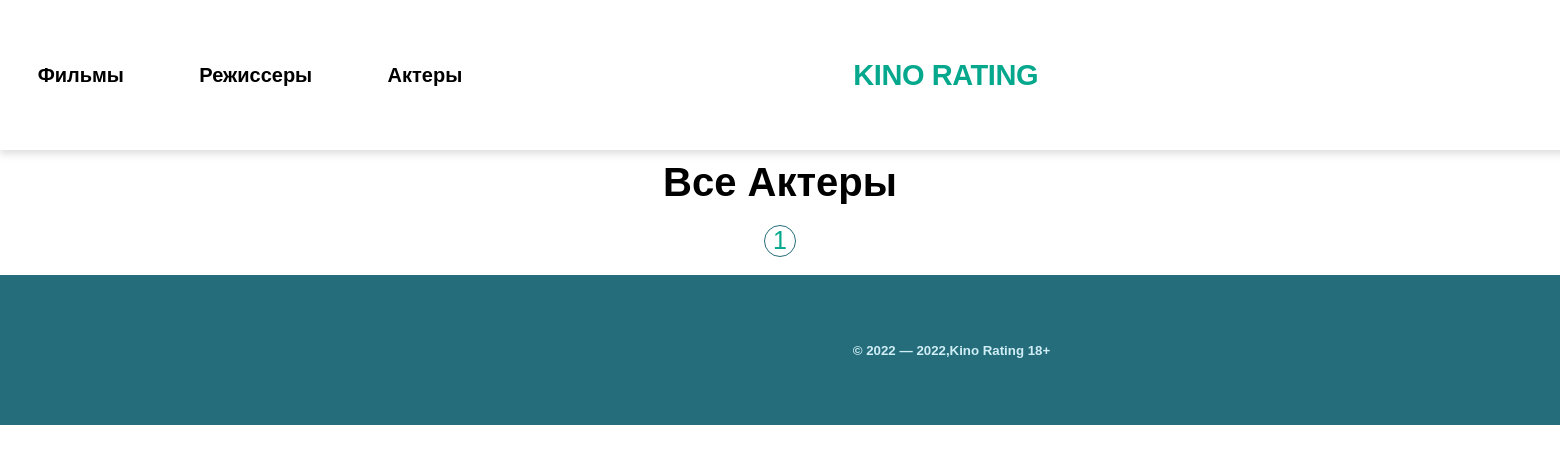
/actors/, run on an earlier commit of the app's database.
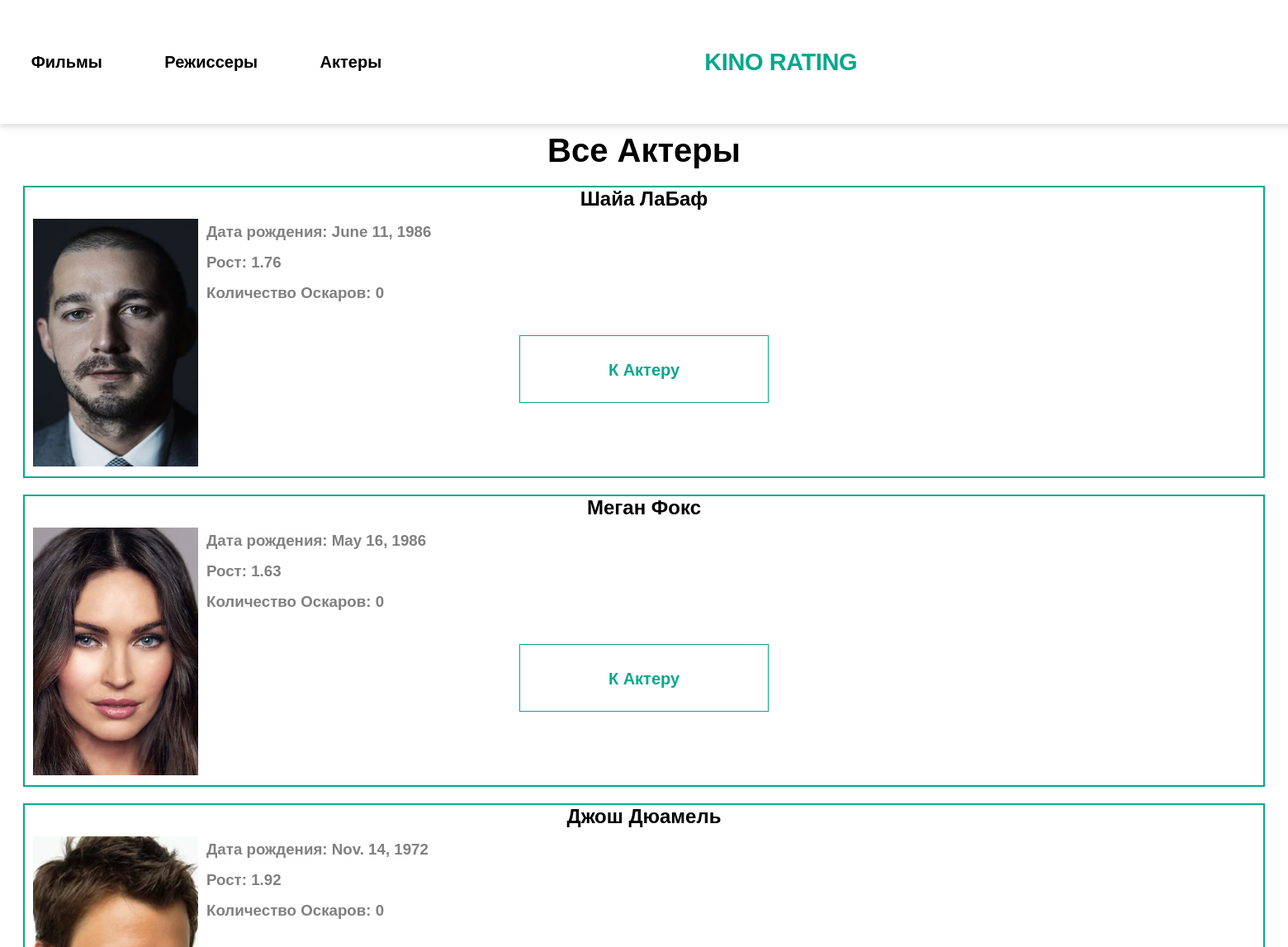
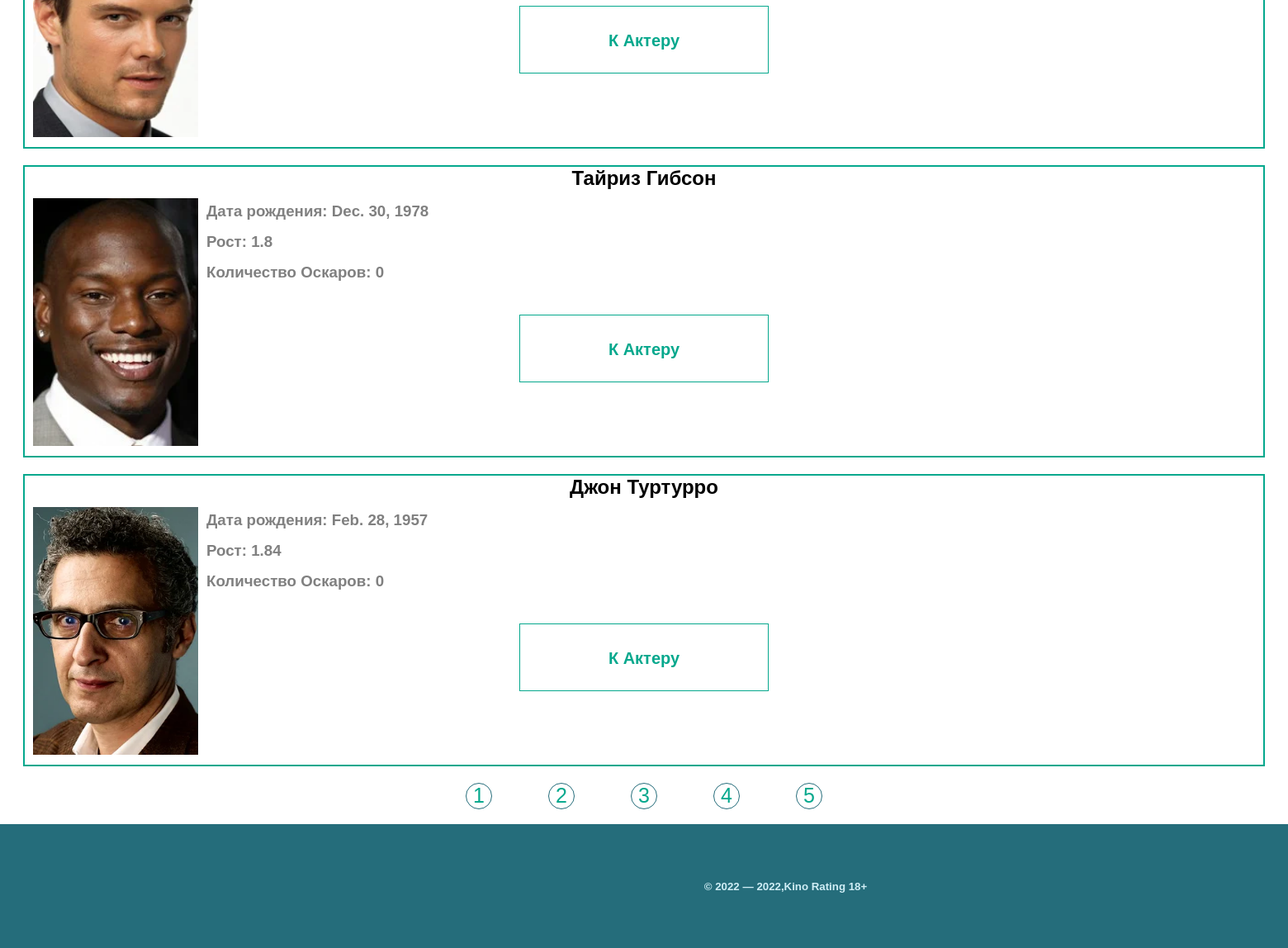
And on a later commit of the database (2 pictures, top to bottom).
### kino/models.py (models this page shows, shortened)
class Actor(models.Model):
    first_name = models.CharField(max_length=40)
    second_name = models.CharField(max_length=40)
    date_of_birth = models.DateField()
    height = models.FloatField(
        validators=[MaxValueValidator(2.30), MinValueValidator(1.30)])  # Ограничиваем рост актера
    image = models.FileField(upload_to='directors', null=True)
    place_of_birth = models.CharField(max_length=200, null=True, default=None)
    interesting_fact = models.CharField(max_length=1000, null=True, default=None, blank=True)
    numbers_of_oscar = models.IntegerField(validators=[MinValueValidator(0)], null=True, default=None)

### kino/views.py (the view)
# urls.py: path('actors/',views.ListActor.as_view(),name='actors'),
class ListActor(ListView):
    paginate_by = 5  # Пагинация
    template_name = 'kino/list_actors.html'
    model = Actor
    context_object_name = 'Actors'
    def get_queryset(self):
        queryset = super().get_queryset()
        return queryset

### kino/templates/kino/list_actors.html (shortened to what this page needs)
{%extends 'base.html'%}
{% load static %}
{% block css %}<link rel="stylesheet" href=" {% static 'kino/css/list_actor.css' %}">{% endblock %}
{% block content %}
    <h2 class="title" align="center">Все Актеры</h2>
    <div class="all_actors" align="center">
    {% for actor in Actors %}
        <div class="one_actor" >
        <h2 align="center">{{ actor.first_name }} {{ actor.second_name }}</h2>
        <img src="{{ actor.image.url }}" alt="" align="left">
        <div class="info_about_actor" align="left">
            <h3 class="elem_info">Дата рождения: {{ actor.date_of_birth }}</h3>
            <h3 class="elem_info">Рост: {{ actor.height }}</h3>
            <h3 class="elem_info">Количество Оскаров: {{ actor.numbers_of_oscar }}</h3>
        </div>
        <div class="button">
            <div class="link">
                <a href="{{ actor.id }}" class="link">К Актеру</a>
            </div>
        </div>
        </div>
    {% endfor %}
    <div class="paginator">
            {% for p in page_obj.paginator.page_range  %}
                <li class="pags_border">
                    <a href="?page={{ p }}" class="pags">{{ p }}</a>
                </li>
            {% endfor %}
    </div>
    </div>
{% endblock %}

### templates/base.html (shortened to what this page needs)
{% load static %}
<!DOCTYPE html>
<html lang="en">
<head>
    <link rel="stylesheet" href=" {% static 'kino/css/base.css' %}">
    {% block css %}{% endblock %}
</head>
<body>
    <header class="header">
        <nav class="menu">
            <ul class="menu__ul">
                <li class="menu__li"><a class="menu__link" href="{% url 'movies' %}">Фильмы</a></li>
                <li class="menu__li"><a class="menu__link" href="{% url 'directors' %}">Режиссеры</a></li>
                <li class="menu__li"><a class="menu__link" href="{% url 'actors' %}">Актеры</a></li>
            </ul>
            <a class="menu__logo" href="{% url 'main'%}">KINO RATING</a>
        </nav>
    </header>
   {% block content %} {% endblock %}
    <footer class="footer">
        <div>
            <h5 class="footer__text__left">© 2022 — 2022,Kino Rating 18+</h5>
        </div>
    </footer>
</body>
</html>

### static/kino/css/base.css (style rules this page uses)
* { margin: 0; padding: 0; }
body { font-family: 'Montserrat',sans-serif; }
.header { width: 100%; box-sizing: border-box; }
.menu { display: flex; justify-content: space-between; position: relative; width: 1900px; height: 150px; background: #FFFFFF; box-shadow: 0px 4px 7px rgba(129, 129, 129, 0.25); }
.menu__ul { list-style: none; text-decoration: none; display: flex; align-items: center; justify-content:space-around; width: 500px; }
.menu__li { display: flex; justify-content: space-between; align-items: center; }
.menu__link { color: #000000; font-size: 20px; text-decoration: none; margin: 0 10px; flex-wrap: wrap; font-weight: bold; }
.menu__logo { list-style: none; text-decoration: none; width: 200px; height: 29px; font-style: normal; font-weight: 700; font-size: 29px; line-height: 29px; letter-spacing: -0.015em; display:flex; align-self: center; padding-right: 250px; color: #05A88D; }
.footer { background-color: #256D7B; width: 1903px; height: 150px; display: flex; align-items: center; justify-content: space-around; }
.footer__text__left { color: #D0EEF6; }

### static/kino/css/list_actor.css (style rules this page uses)
.title { margin-top: 10px; font-size: 40px; }
.one_actor { margin-top: 20px; height: 350px; width: 1500px; border: 2px solid #05A88D; }
.one_actor img { height: 300px; width: 200px; padding: 10px; }
.info_about_actor { margin-top: 15px; font-weight: 300; color: grey; }
.elem_info { margin-top: 15px; }
.button { height: 80px; width: 300px; background-color: white; border: 1px solid #05A88D; font-weight: 700; margin-top: 40px; }
.link { padding-top: 30px; font-size: 20px; text-decoration: none; color: #05A88D; }
.paginator { list-style-type:none; display: flex; flex-direction: row; justify-content:space-around ; align-content: center; width: 500px; height: 70px; }
.pags_border { width: 30px; height: 30px; border: 1px solid #256D7B; border-radius: 50%; margin-top: 20px; }
.pags { text-decoration: none; color: #05A88D; font-size: 25px; }

What changed in the data, as far as the page shows it:
added Actor: first_name "Шайа", second_name "ЛаБаф", image (picture), date_of_birth "June 11, 1986", height "1.76", numbers_of_oscar "0"
added Actor: first_name "Меган", second_name "Фокс", image (picture), date_of_birth "May 16, 1986", height "1.63", numbers_of_oscar "0"
added Actor: first_name "Джош", second_name "Дюамель", image (picture), date_of_birth "Nov. 14, 1972", height "1.92", numbers_of_oscar "0"
added Actor: first_name "Тайриз", second_name "Гибсон", image (picture), date_of_birth "Dec. 30, 1978", height "1.8", numbers_of_oscar "0"
added Actor: first_name "Джон", second_name "Туртурро", image (picture), date_of_birth "Feb. 28, 1957", height "1.84", numbers_of_oscar "0"
Also different on the page:
new list line: "2"
new list line: "3"
new list line: "4"
new list line: "5"
